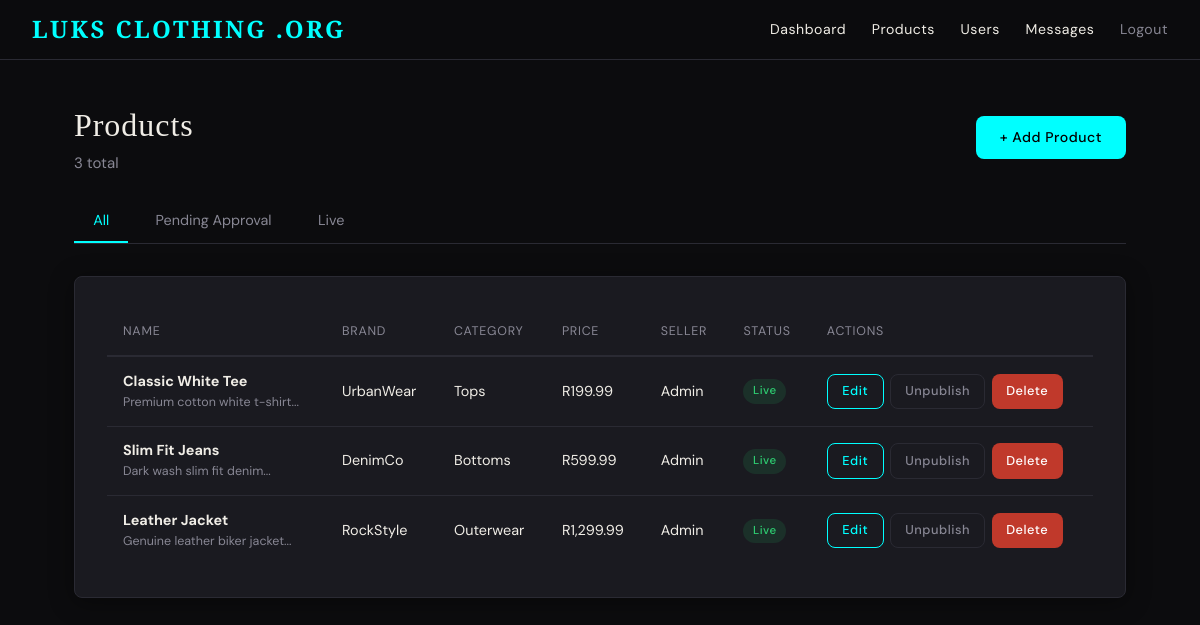
Page /adminProducts.php (signed in) on the committed database.
### tables this page shows
CREATE TABLE IF NOT EXISTS tblProduct (
    productID INT AUTO_INCREMENT PRIMARY KEY,
    name VARCHAR(100) NOT NULL,
    price DECIMAL(10,2) NOT NULL,
    image VARCHAR(255),
    description TEXT,
    brand VARCHAR(100),
    category VARCHAR(50),
    stock INT DEFAULT 0,
    sellerID INT,
    isApproved TINYINT(1) DEFAULT 0,
    createdAt TIMESTAMP DEFAULT CURRENT_TIMESTAMP,
    FOREIGN KEY (sellerID) REFERENCES tblUser(userID) ON DELETE SET NULL
);

### adminProducts.php (the view, shortened to what this page needs)
<?php
include 'DBConn.php';
$filter = $_GET['filter'] ?? 'all';
$where  = $filter === 'pending' ? "WHERE p.isApproved=0" : ($filter==='live' ? "WHERE p.isApproved=1" : "");
$products = $conn->query("SELECT p.*, u.username as sellerName FROM tblProduct p LEFT JOIN tblUser u ON p.sellerID=u.userID $where ORDER BY p.isApproved ASC, p.createdAt DESC");
?>
<!DOCTYPE html>
<html lang="en">
<head>
    <link rel="stylesheet" href="style.css">
</head>
<body>
<?php include 'nav.php'; ?>
<div class="page">
    <div class="section-title">
        <div>
            <h2>Products</h2>
            <p class="text-muted"><?php echo $products->num_rows; ?> total</p>
        </div>
        <a href="addProduct.php" class="btn btn-gold">+ Add Product</a>
    </div>
    <div class="tabs">
        <a href="?filter=all"     class="tab <?php echo $filter==='all'?'active':''; ?>">All</a>
        <a href="?filter=pending" class="tab <?php echo $filter==='pending'?'active':''; ?>">Pending Approval</a>
        <a href="?filter=live"    class="tab <?php echo $filter==='live'?'active':''; ?>">Live</a>
    </div>
    <div class="card">
        <div class="table-wrap">
        <table>
            <thead>
                <tr><th>Name</th><th>Brand</th><th>Category</th><th>Price</th><th>Seller</th><th>Status</th><th>Actions</th></tr>
            </thead>
            <tbody>
            <?php if($products->num_rows === 0): ?>
                <tr><td colspan="7" class="text-muted text-center" style="padding:2rem;">No products found.</td></tr>
            <?php else: ?>
            <?php while($p = $products->fetch_assoc()): ?>
            <tr>
                <td>
                    <strong><?php echo htmlspecialchars($p['name']); ?></strong>
                    <?php if($p['description']): ?>
                        <div class="text-muted" style="font-size:.78rem;"><?php echo htmlspecialchars(substr($p['description'],0,50)); ?>...</div>
                    <?php endif; ?>
                </td>
                <td><?php echo htmlspecialchars($p['brand'] ?? '—'); ?></td>
                <td><?php echo htmlspecialchars($p['category'] ?? '—'); ?></td>
                <td>R<?php echo number_format($p['price'],2); ?></td>
                <td><?php echo htmlspecialchars($p['sellerName'] ?? 'Admin'); ?></td>
                <td>
                    <?php if($p['isApproved']): ?>
                        <span class="badge badge-green">Live</span>
                    <?php else: ?>
                        <span class="badge badge-muted">Pending</span>
                    <?php endif; ?>
                </td>
                <td>
                    <div style="display:flex;gap:.4rem;flex-wrap:wrap;">
                        <a href="editProduct.php?id=<?php echo $p['productID']; ?>" class="btn btn-outline btn-sm">Edit</a>
                        <?php if(!$p['isApproved']): ?>
                            <a href="?approve=<?php echo $p['productID']; ?>" class="btn btn-gold btn-sm">Approve</a>
                        <?php else: ?>
                            <a href="?reject=<?php echo $p['productID']; ?>" class="btn btn-ghost btn-sm">Unpublish</a>
                        <?php endif; ?>
                        <a href="?delete=<?php echo $p['productID']; ?>" class="btn btn-danger btn-sm" onclick="return confirm('Permanently delete this product?')">Delete</a>
                    </div>
                </td>
            </tr>
            <?php endwhile; ?>
            <?php endif; ?>
            </tbody>
        </table>
        </div>
    </div>
</div>
</body>
</html>

### style.css (style rules this page uses)
:root { --bg: #0c0c0e; --surface: #141418; --card: #1a1a20; --border: #2a2a33; --gold: cyan; --gold-dim: #007a7a; --text: #f0ede6; --muted: #888794; --danger: #c0392b; --success: #27ae60; --radius: 8px; --shadow: 0 4px 24px rgba(0,0,0,0.4); }
*, *::before, *::after { box-sizing: border-box; margin: 0; padding: 0; }
html { scroll-behavior: smooth; }
body { background: var(--bg); color: var(--text); font-family: 'DM Sans', sans-serif; font-size: 15px; line-height: 1.6; min-height: 100vh; }
h1, h2, h3 { font-family: 'Cormorant Garamond', Georgia, serif; font-weight: 300; letter-spacing: 0.03em; }
h2 { font-size: 2rem; }
a { color: var(--gold); text-decoration: none; transition: opacity .2s; }
.page { max-width: 1100px; margin: 0 auto; padding: 2.5rem 1.5rem; }
.card { background: var(--card); border: 1px solid var(--border); border-radius: var(--radius); padding: 2rem; box-shadow: var(--shadow); }
.btn { display: inline-flex; align-items: center; justify-content: center; gap: .4rem; padding: .65rem 1.5rem; border: none; border-radius: var(--radius); font-family: 'DM Sans', sans-serif; font-size: .88rem; font-weight: 500; letter-spacing: .04em; cursor: pointer; transition: all .2s; text-decoration: none; }
.btn-gold { background: var(--gold); color: #000; }
.btn-outline { background: transparent; color: var(--gold); border: 1px solid var(--gold); }
.btn-danger { background: var(--danger); color: #fff; }
.btn-ghost { background: transparent; color: var(--muted); border: 1px solid var(--border); }
.btn-sm { padding: .4rem .9rem; font-size: .8rem; }
.table-wrap { overflow-x: auto; }
table { width: 100%; border-collapse: collapse; font-size: .9rem; }
thead tr { border-bottom: 2px solid var(--border); }
th { text-align: left; padding: .8rem 1rem; font-size: .78rem; letter-spacing: .06em; color: var(--muted); text-transform: uppercase; font-weight: 400; }
td { padding: .8rem 1rem; border-bottom: 1px solid var(--border); vertical-align: middle; }
tr:last-child td { border-bottom: none; }
.tabs { display: flex; gap: .5rem; border-bottom: 1px solid var(--border); margin-bottom: 2rem; }
.tab { padding: .6rem 1.2rem; cursor: pointer; border-bottom: 2px solid transparent; color: var(--muted); font-size: .9rem; transition: all .2s; }
.tab.active { color: var(--gold); border-bottom-color: var(--gold); }
.badge { display: inline-block; padding: .2rem .6rem; border-radius: 20px; font-size: .72rem; font-weight: 500; letter-spacing: .04em; }
.badge-green { background: rgba(39,174,96,.15); color: #2ecc71; }
.section-title { display: flex; align-items: center; justify-content: space-between; margin-bottom: 1.5rem; }
.text-muted { color: var(--muted); }

### rows in the picture
tblproduct: name "Classic White Tee", description "Premium cotton white t-shirt", brand "UrbanWear", category "Tops", price "199.99", sellerName "Admin", isApproved "Live"
tblproduct: name "Slim Fit Jeans", description "Dark wash slim fit denim", brand "DenimCo", category "Bottoms", price "599.99", sellerName "Admin", isApproved "Live"
tblproduct: name "Leather Jacket", description "Genuine leather biker jacket", brand "RockStyle", category "Outerwear", price "1,299.99", sellerName "Admin", isApproved "Live"

### other values in the picture
$products->num_rows "3"
